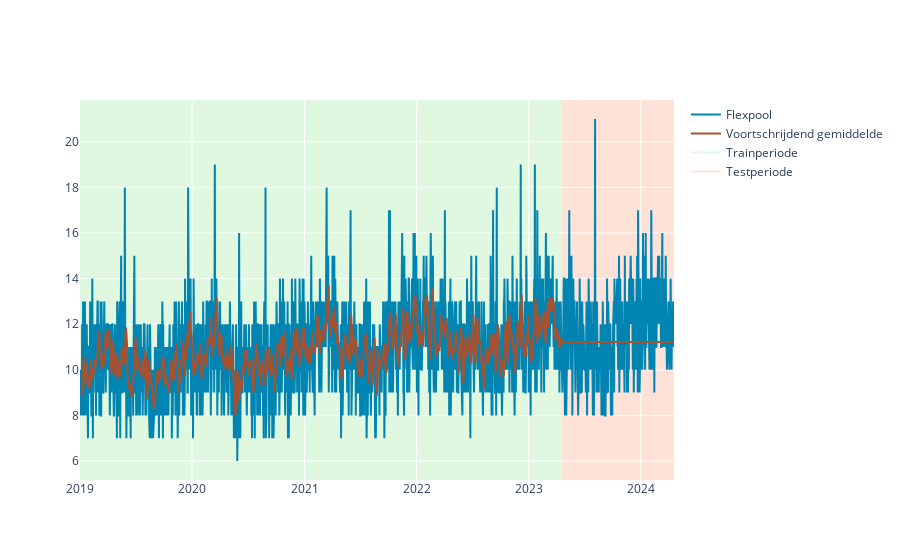

Notebook code for this chart:
### Markdown cell above
# 2. Modellen

Nu je het onderwerp gekozen hebt, kunnen we een aantal modellen gaan toepassen. 

Een voorspelling is een schatting voor de toekomst. Hoe meer historische, proces en causale informatie, hoe beter een algoritme te bouwen is voor een voorspelling. Om in deze workshop niet te verzanden in verklarende data en complexe modellen, hebben we gekozen voor twee ('eenvoudige') modellen:
* Het voortschrijdend gemiddelde
* Het regressiemodel


#### *Het voortschrijdend gemiddelde*
Het voortschrijdend gemiddelde maakt gebruik van de historische waarden van het onderwerp. Op basis van een aantal voorgaande waarden wordt een gemiddelde berekend. Dit gemiddelde is de voorspeller voor de toekomst. 

Voor de volledigheid en wiskunde liefhebbers, de formule luidt:

$$
\text{Voortschrijdend gemiddelde} = \frac{\left( a_{n-k+1} + a_{n-k+2} + ... +a_{n}\right)}{k} = \frac{1}{k} \sum_{i=n-k+1}^n a_i
$$

Hierbij is 'a' de historische waarde, 'n' geeft de volgorde van de historische waarde aan en k het aantal voorgaande waarden. Het voortschrijdend gemiddelde is het gemiddelde van de laatste *k* waarden. 

**Opgave 2.1.** Stel het voortschrijdend gemiddelde wordt bepaald op basis van de 4 voorgaande waarden. Hoe zien de eerste 2 getallen (a en b) eruit na deze reeks:

*9, 16, 12, 8, 12, a, b*

a = ...

b = ...


<!-- a = (16 + 12 + 8 + 12) / 4 = 12

b = (12 + 8 + 12 + 12) / 4 = 11 -->


Laten we het voortschrijdend gemiddelde toepassen voor het onderwerp wat jullie gekozen hebben.

### Code cell
voortschrijdend_gemiddelde = pas_voortschrijdend_gemiddelde_toe(data=data, onderwerp=onderwerp)

### Figure 1 — Plotly figure (JSON) as saved in the notebook; plotly's stock layout.template omitted (floating-point values rounded to 4 significant figures; data arrays with more than 128 entries replaced by an {"elided": "..."} marker saying what was removed)
{"data": [{"line": {"color": "#0084B2"}, "mode": "lines", "name": "Flexpool", "type": "scatter", "x": {"elided": "1934 str values"}, "y": {"elided": "1934 int values"}}, {"line": {"color": "#a55233"}, "mode": "lines", "name": "Voortschrijdend gemiddelde", "type": "scatter", "x": {"elided": "1934 str values"}, "y": {"elided": "1934 float values"}}, {"line": {"color": "limegreen"}, "mode": "lines", "name": "Trainperiode", "opacity": 0.15, "type": "scatter", "x": [null], "y": [null]}, {"line": {"color": "LightSalmon"}, "mode": "lines", "name": "Testperiode", "opacity": 0.3, "type": "scatter", "x": [null], "y": [null]}], "layout": {"paper_bgcolor": "white", "plot_bgcolor": "white", "shapes": [{"fillcolor": "limegreen", "layer": "below", "line": {"width": 0}, "opacity": 0.15, "type": "rect", "x0": "2019-01-01", "x1": "2023-04-19", "xref": "x", "y0": 0, "y1": 1, "yref": "paper"}, {"fillcolor": "LightSalmon", "layer": "below", "line": {"width": 0}, "opacity": 0.3, "type": "rect", "x0": "2023-04-19", "x1": "2024-04-18", "xref": "x", "y0": 0, "y1": 1, "yref": "paper"}]}}
